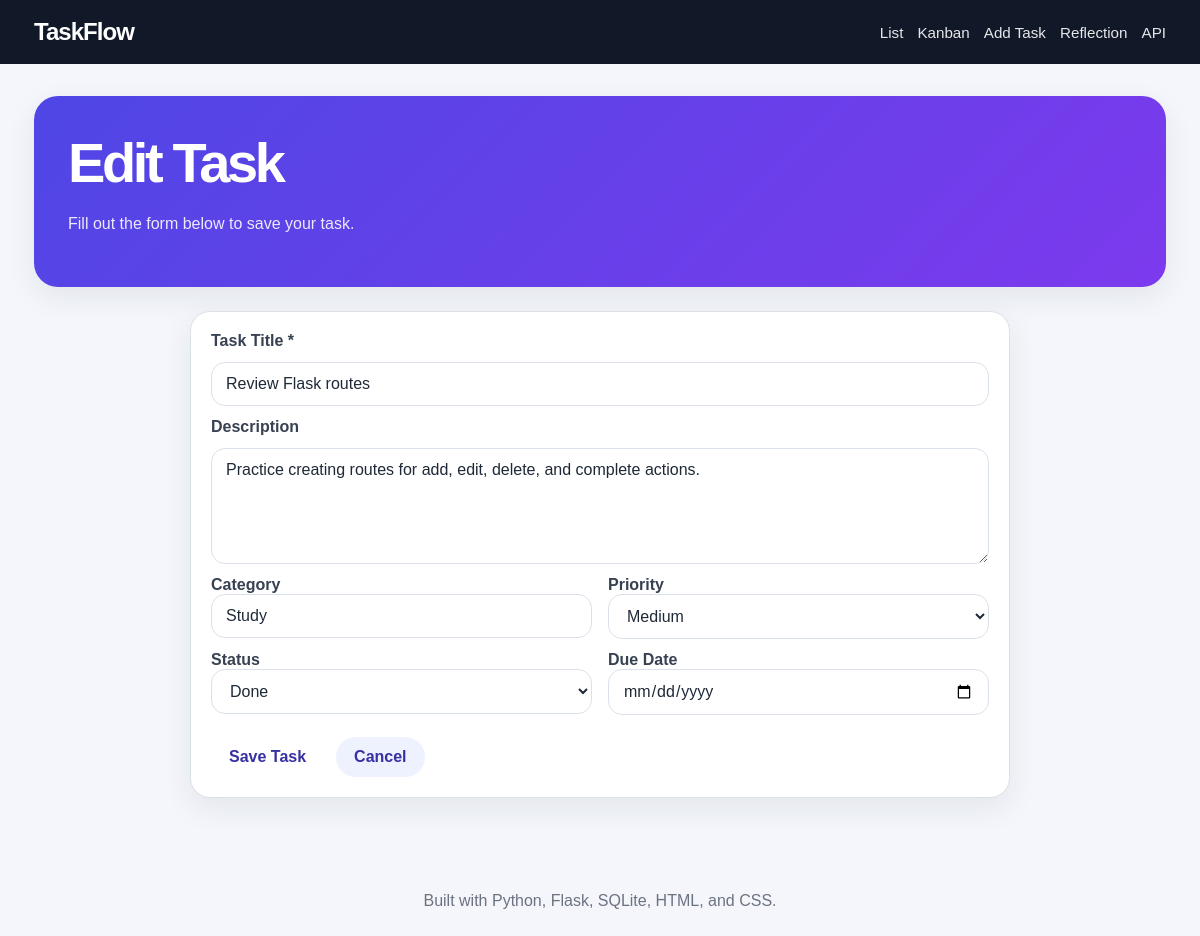
Page /edit/2 on the committed database.
### tables this page shows
CREATE TABLE tasks (
            id INTEGER PRIMARY KEY AUTOINCREMENT,
            title TEXT NOT NULL,
            description TEXT,
            category TEXT DEFAULT 'General',
            priority TEXT DEFAULT 'Medium',
            status TEXT DEFAULT 'todo',
            due_date TEXT,
            created_at TEXT NOT NULL,
            completed_at TEXT
        );

### app.py (the view, shortened to what this page needs)
@app.route("/edit/<int:task_id>", methods=["GET", "POST"])
def edit_task(task_id):
    task = fetch_task(task_id)
    if task is None:
        flash("Task not found.", "danger")
        return redirect(url_for("index"))
    return render_template(
        "task_form.html",
        page_title="Edit Task",
        task=task,
        priorities=PRIORITIES,
        statuses=STATUSES,
        form_action=url_for("edit_task", task_id=task_id),
    )

### app.py (called while the page is built)
def get_db_connection():
    connection = sqlite3.connect(DATABASE)
    connection.row_factory = sqlite3.Row
    return connection

def fetch_task(task_id):
    connection = get_db_connection()
    task = connection.execute("SELECT * FROM tasks WHERE id = ?", (task_id,)).fetchone()
    connection.close()
    return task

### templates/task_form.html (shortened to what this page needs)
{% extends "base.html" %}
{% block content %}
<section class="page-heading">
    <h1>{{ page_title }}</h1>
    <p>Fill out the form below to save your task.</p>
</section>
<section class="panel narrow-panel">
    <form class="task-form" method="post" action="{{ form_action }}">
        <label for="title">Task Title *</label>
        <input id="title" name="title" type="text" value="{{ task.title or '' }}" required autofocus>
        <label for="description">Description</label>
        <textarea id="description" name="description" rows="5">{{ task.description or '' }}</textarea>
        <div class="form-grid">
            <div>
                <label for="category">Category</label>
                <input id="category" name="category" type="text" value="{{ task.category or 'General' }}">
            </div>
            <div>
                <label for="priority">Priority</label>
                <select id="priority" name="priority">
                    {% for priority in priorities %}
                        <option value="{{ priority }}" {% if task.priority == priority %}selected{% endif %}>{{ priority }}</option>
                    {% endfor %}
                </select>
            </div>
        </div>
        <div class="form-grid">
            <div>
                <label for="status">Status</label>
                <select id="status" name="status">
                    <option value="done" {% if task.status == 'done' %}selected{% endif %}>Done</option>
                </select>
            </div>
            <div>
                <label for="due_date">Due Date</label>
                <input id="due_date" name="due_date" type="date" value="{{ task.due_date or '' }}">
            </div>
        </div>
        <div class="form-actions">
            <button class="primary-button" type="submit">Save Task</button>
            <a class="secondary-button" href="{{ url_for('index') }}">Cancel</a>
        </div>
    </form>
</section>
{% endblock %}

### static/css/styles.css (style rules this page uses)
:root { --bg: #f4f6fb; --card: #ffffff; --text: #1f2937; --muted: #6b7280; --border: #dbe1ea; --primary: #4f46e5; --primary-dark: #3730a3; --danger: #dc2626; --success: #15803d; --warning: #b45309; --shadow: 0 10px 30px rgba(31, 41, 55, 0.08); }
* { box-sizing: border-box; }
body { margin: 0; font-family: Arial, Helvetica, sans-serif; background: var(--bg); color: var(--text); }
a { color: inherit; text-decoration: none; }
button, input, select, textarea { font: inherit; }
.hero, .page-heading, .split-heading { background: linear-gradient(135deg, #4f46e5, #7c3aed); color: white; border-radius: 24px; padding: 34px; box-shadow: var(--shadow); margin-bottom: 24px; }
.hero h1, .page-heading h1 { margin: 0; font-size: clamp(2rem, 5vw, 3.5rem); letter-spacing: -0.06em; }
.hero-text, .page-heading p { color: #ede9fe; max-width: 640px; line-height: 1.6; }
.primary-button, .secondary-button, .small-button, .filter-form button, .move-actions button { border: 0; border-radius: 999px; padding: 11px 18px; cursor: pointer; font-weight: bold; display: inline-flex; align-items: center; justify-content: center; transition: 0.2s ease; }
.primary-button { background: white; color: var(--primary-dark); white-space: nowrap; }
.secondary-button { background: #eef2ff; color: var(--primary-dark); }
.stat-card, .panel, .task-card, .reflection-card, .kanban-column { background: var(--card); border: 1px solid var(--border); border-radius: 20px; box-shadow: var(--shadow); }
.panel { padding: 20px; margin-bottom: 22px; }
.narrow-panel { max-width: 820px; margin-left: auto; margin-right: auto; }
input, select, textarea { width: 100%; padding: 12px 14px; border: 1px solid var(--border); border-radius: 14px; background: white; color: var(--text); }
.task-form { display: grid; gap: 12px; }
.task-form label { font-weight: bold; color: #374151; }
.form-grid { display: grid; grid-template-columns: repeat(2, minmax(0, 1fr)); gap: 16px; }
.form-actions { display: flex; gap: 12px; margin-top: 10px; }

### rows in the picture
tasks: title "Review Flask routes", description "Practice creating routes for add, edit, delete, and complete actions.", category "Study", priority "Medium", status "Done"

### other values in the picture
{{ page_title }} "Edit Task"
